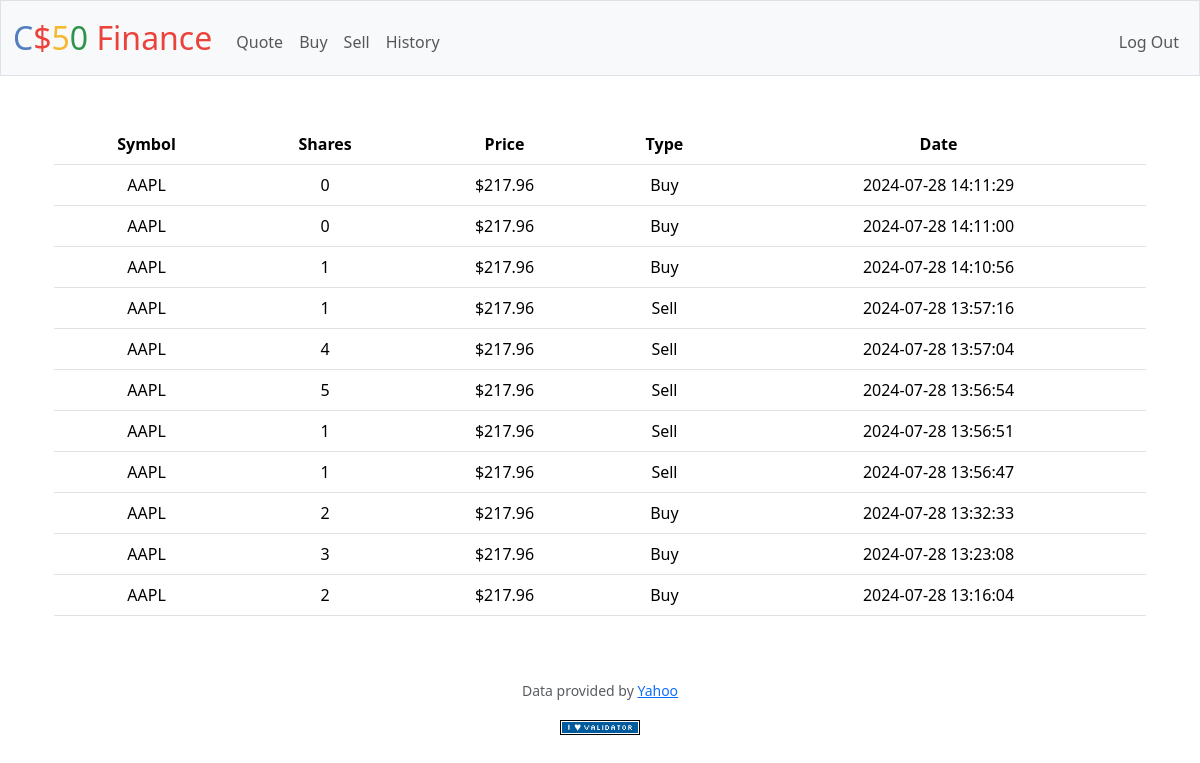
Screenshot of /history (signed in) with the database file from the repository.
### tables this page shows
CREATE TABLE transactions (
    id integer primary key autoincrement not null,
    user_id integer not null references users(id),
    symbol text not null,
    transaction_type text not null,
    shares integer not null,
    price float not null,
    timestamp datetime not null
);

### app.py (the view)
@app.route("/history")
@login_required
def history():
    rows = db.execute(
        "select * from transactions where user_id = ? order by timestamp desc ", session["user_id"])
    return render_template("history.html", rows=rows)

### app.py (called while the page is built)
@app.after_request
def after_request(response):
    response.headers["Cache-Control"] = "no-cache, no-store, must-revalidate"
    response.headers["Expires"] = 0
    response.headers["Pragma"] = "no-cache"
    return response

### helpers.py (called while the page is built)
def login_required(f):
    @wraps(f)
    def decorated_function(*args, **kwargs):
        if session.get("user_id") is None:
            return redirect("/login")
        return f(*args, **kwargs)
    return decorated_function

def usd(value):
    return f"${value:,.2f}"

### templates/history.html (shortened to what this page needs)
{% extends "layout.html" %}
{% block main %}
    <div class="container">
        {% if rows %}
        <table class="table">
            <thead class="thead-dark">
              <tr>
                <th scope="col">Symbol</th>
                <th scope="col">Shares</th>
                <th scope="col">Price</th>
                <th scope="col">Type</th>
                <th scope="col">Date</th>
              </tr>
            </thead>
            <tbody>
                {% for row in rows %}
                    <tr>
                        <td>{{ row['symbol'] }}</td>
                        <td>{{ row['shares'] }}</td>
                        <td>{{ row['price']|usd }}</td>
                        <td>{{ row['transaction_type']|capitalize }}</td>
                        <td>{{ row['timestamp'] }}</td>
                    </tr>
              {% endfor %}
            </tbody>
          </table>
        {% else %}
            <h2>No history found!</h2><a href="/quote"><button class="btn btn-primary">Start trading</button></a>
        {% endif %}
    </div>
{% endblock %}

### templates/layout.html (shortened to what this page needs)
<!DOCTYPE html>
<html lang="en">
    <head>
        <link href="https://cdn.jsdelivr.net/npm/bootstrap@5.3.3/dist/css/bootstrap.min.css" rel="stylesheet">
        <link href="/static/styles.css" rel="stylesheet">
    </head>
    <body>
        <nav class="bg-light border navbar navbar-expand-md navbar-light">
            <div class="container-fluid">
                <a class="navbar-brand" href="/"><span class="blue">C</span><span class="red">$</span><span class="yellow">5</span><span class="green">0</span> <span class="red">Finance</span></a>
                <div class="collapse navbar-collapse" id="navbar">
                    {% if session["user_id"] %}
                        <ul class="navbar-nav me-auto mt-2">
                            <li class="nav-item"><a class="nav-link" href="/quote">Quote</a></li>
                            <li class="nav-item"><a class="nav-link" href="/buy">Buy</a></li>
                            <li class="nav-item"><a class="nav-link" href="/sell">Sell</a></li>
                            <li class="nav-item"><a class="nav-link" href="/history">History</a></li>
                        </ul>
                        <ul class="navbar-nav ms-auto mt-2">
                            <li class="nav-item"><a class="nav-link" href="/logout">Log Out</a></li>
                        </ul>
                    {% else %}
                        <ul class="navbar-nav ms-auto mt-2">
                            <li class="nav-item"><a class="nav-link" href="/register">Register</a></li>
                            <li class="nav-item"><a class="nav-link" href="/login">Log In</a></li>
                        </ul>
                    {% endif %}
                </div>
            </div>
        </nav>
        <main class="container py-5 text-center">
            {% block main %}{% endblock %}
        </main>
        <footer class="mb-5">
            <p class="mb-3 small text-center text-muted">
                Data provided by <a href="https://finance.yahoo.com/">Yahoo</a>
            </p>
            <form action="https://validator.w3.org/check" class="text-center" enctype="multipart/form-data" method="post" target="_blank">
                <input alt="Validate" src="/static/I_heart_validator.png" type="image">
            </form>
        </footer>
    </body>
</html>

### static/styles.css (style rules this page uses)
nav .navbar-brand { font-size: xx-large; }
nav .navbar-brand .blue { color: #537fbe; }
nav .navbar-brand .red { color: #ea433b; }
nav .navbar-brand .yellow { color: #f5b82e; }
nav .navbar-brand .green { color: #2e944b; }

### rows the page displays
transactions: symbol "AAPL", shares "0", price "$217.96", transaction_type "Buy", timestamp "2024-07-28 14:11:29"
transactions: symbol "AAPL", shares "0", price "$217.96", transaction_type "Buy", timestamp "2024-07-28 14:11:00"
transactions: symbol "AAPL", shares "1", price "$217.96", transaction_type "Buy", timestamp "2024-07-28 14:10:56"
transactions: symbol "AAPL", shares "1", price "$217.96", transaction_type "Sell", timestamp "2024-07-28 13:57:16"
transactions: symbol "AAPL", shares "4", price "$217.96", transaction_type "Sell", timestamp "2024-07-28 13:57:04"
transactions: symbol "AAPL", shares "5", price "$217.96", transaction_type "Sell", timestamp "2024-07-28 13:56:54"
transactions: symbol "AAPL", shares "1", price "$217.96", transaction_type "Sell", timestamp "2024-07-28 13:56:51"
transactions: symbol "AAPL", shares "1", price "$217.96", transaction_type "Sell", timestamp "2024-07-28 13:56:47"
transactions: symbol "AAPL", shares "2", price "$217.96", transaction_type "Buy", timestamp "2024-07-28 13:32:33"
transactions: symbol "AAPL", shares "3", price "$217.96", transaction_type "Buy", timestamp "2024-07-28 13:23:08"
transactions: symbol "AAPL", shares "2", price "$217.96", transaction_type "Buy", timestamp "2024-07-28 13:16:04"
